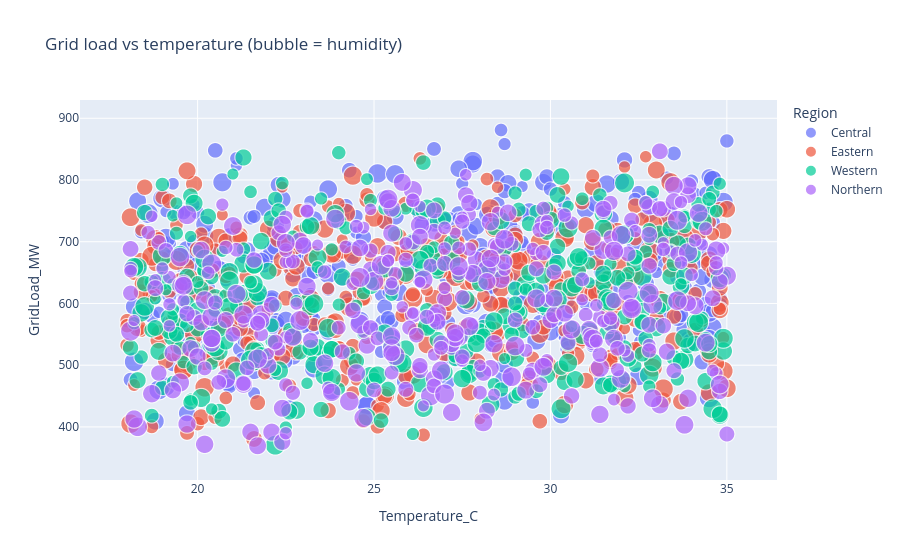

Notebook source saved alongside this figure:
### Markdown cell above
## Task 8 — Interactive scatter & 3D plot (Plotly)
Saved as standalone HTML so they can be opened for the report/presentation.

### Code cell
fig = px.scatter(df, x='Temperature_C', y=TARGET, color='Region',
                 size='Humidity_pct', hover_data=['Hour', 'IndustrialIndex'],
                 title='Grid load vs temperature (bubble = humidity)')
fig.write_html(str(FIGURES_DIR / 'plotly_scatter_temp_load.html'))
fig.show()

### Figure 1 — Plotly figure (JSON) as saved in the notebook; plotly's stock layout.template omitted (floating-point values rounded to 4 significant figures; data arrays with more than 128 entries replaced by an {"elided": "..."} marker saying what was removed)
{"data": [{"customdata": {"elided": "357x2 float values"}, "hovertemplate": "Region=Central<br>Temperature_C=%{x}<br>GridLoad_MW=%{y}<br>Humidity_pct=%{marker.size}<br>Hour=%{customdata[0]}<br>IndustrialIndex=%{customdata[1]}<extra></extra>", "legendgroup": "Central", "marker": {"color": "#636efa", "size": {"elided": "357 float values"}, "sizemode": "area", "sizeref": 0.2375, "symbol": "circle"}, "mode": "markers", "name": "Central", "showlegend": true, "type": "scattergl", "x": {"elided": "357 float values"}, "xaxis": "x", "y": {"elided": "357 float values"}, "yaxis": "y"}, {"customdata": {"elided": "385x2 float values"}, "hovertemplate": "Region=Eastern<br>Temperature_C=%{x}<br>GridLoad_MW=%{y}<br>Humidity_pct=%{marker.size}<br>Hour=%{customdata[0]}<br>IndustrialIndex=%{customdata[1]}<extra></extra>", "legendgroup": "Eastern", "marker": {"color": "#EF553B", "size": {"elided": "385 float values"}, "sizemode": "area", "sizeref": 0.2375, "symbol": "circle"}, "mode": "markers", "name": "Eastern", "showlegend": true, "type": "scattergl", "x": {"elided": "385 float values"}, "xaxis": "x", "y": {"elided": "385 float values"}, "yaxis": "y"}, {"customdata": {"elided": "390x2 float values"}, "hovertemplate": "Region=Western<br>Temperature_C=%{x}<br>GridLoad_MW=%{y}<br>Humidity_pct=%{marker.size}<br>Hour=%{customdata[0]}<br>IndustrialIndex=%{customdata[1]}<extra></extra>", "legendgroup": "Western", "marker": {"color": "#00cc96", "size": {"elided": "390 float values"}, "sizemode": "area", "sizeref": 0.2375, "symbol": "circle"}, "mode": "markers", "name": "Western", "showlegend": true, "type": "scattergl", "x": {"elided": "390 float values"}, "xaxis": "x", "y": {"elided": "390 float values"}, "yaxis": "y"}, {"customdata": {"elided": "357x2 float values"}, "hovertemplate": "Region=Northern<br>Temperature_C=%{x}<br>GridLoad_MW=%{y}<br>Humidity_pct=%{marker.size}<br>Hour=%{customdata[0]}<br>IndustrialIndex=%{customdata[1]}<extra></extra>", "legendgroup": "Northern", "marker": {"color": "#ab63fa", "size": {"elided": "357 float values"}, "sizemode": "area", "sizeref": 0.2375, "symbol": "circle"}, "mode": "markers", "name": "Northern", "showlegend": true, "type": "scattergl", "x": {"elided": "357 float values"}, "xaxis": "x", "y": {"elided": "357 float values"}, "yaxis": "y"}], "layout": {"legend": {"itemsizing": "constant", "title": {"text": "Region"}, "tracegroupgap": 0}, "title": {"text": "Grid load vs temperature (bubble = humidity)"}, "xaxis": {"anchor": "y", "domain": [0.0, 1.0], "title": {"text": "Temperature_C"}}, "yaxis": {"anchor": "x", "domain": [0.0, 1.0], "title": {"text": "GridLoad_MW"}}}}
